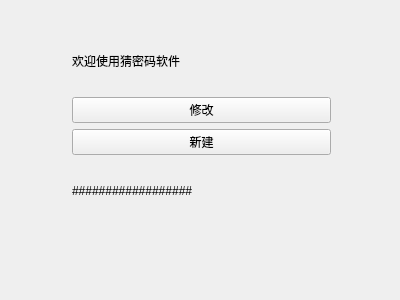
<?xml version="1.0" encoding="UTF-8"?>
<ui version="4.0">
 <class>Widget</class>
 <widget class="QWidget" name="Widget">
  <property name="geometry">
   <rect>
    <x>0</x>
    <y>0</y>
    <width>400</width>
    <height>300</height>
   </rect>
  </property>
  <property name="windowTitle">
   <string>Widget</string>
  </property>
  <widget class="QWidget" name="">
   <property name="geometry">
    <rect>
     <x>61</x>
     <y>20</y>
     <width>281</width>
     <height>211</height>
    </rect>
   </property>
   <layout class="QGridLayout" name="gridLayout">
    <item row="0" column="0">
     <widget class="QLabel" name="label">
      <property name="text">
       <string>欢迎使用猜密码软件</string>
      </property>
     </widget>
    </item>
    <item row="1" column="0">
     <widget class="QPushButton" name="change_button">
      <property name="text">
       <string>修改</string>
      </property>
     </widget>
    </item>
    <item row="2" column="0">
     <widget class="QPushButton" name="new_button">
      <property name="text">
       <string>新建</string>
      </property>
     </widget>
    </item>
    <item row="3" column="0">
     <widget class="QLabel" name="label_2">
      <property name="text">
       <string>##################</string>
      </property>
     </widget>
    </item>
   </layout>
  </widget>
 </widget>
 <layoutdefault spacing="6" margin="11"/>
 <resources/>
 <connections/>
</ui>
